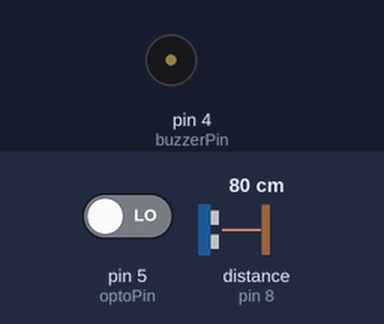
The sketch below on a simulated Arduino Uno, built with avr-gcc and run on an emulated ATmega328P. Shown: buzzer (waves = sounding). The test bench sets the inputs (shaded band); at power-on: pin 5 (optoPin) LOW, distance to the obstacle (sensor on pin 8) 80 cm. The echo pulse lasts 58.3 µs per cm.

Above: at 1.2 s.
1.3 s: pin 5 (optoPin) driven HIGH
At 2.1 s:
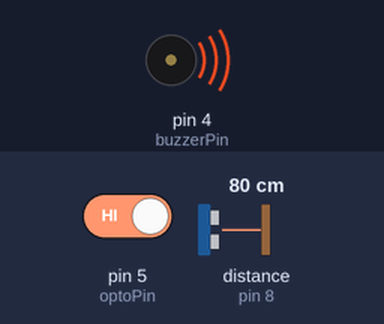
4.3 s: pin 5 (optoPin) driven LOW
At 4.6 s:
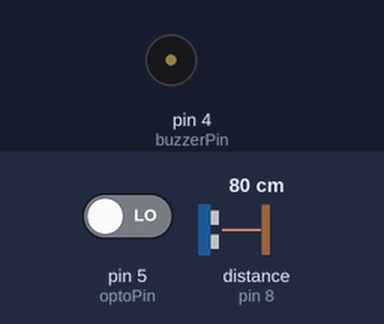
Timing chart, 0 to 7.3 s (numbered marks = the images above; inputs shaded):
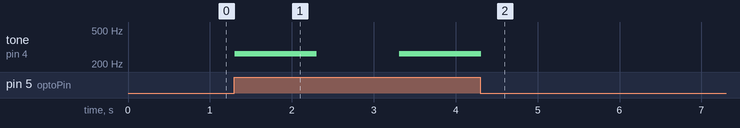

Measured:
- after the input at 1.3 s, tone on pin 4 (buzzerPin): silent → 262 Hz at once, → silent 1.0 s later, → 262 Hz 1.0 s later
- after the input at 4.3 s, tone on pin 4 (buzzerPin): goes on until 4.3 s, then stays silent

The sketch:

Ex_1-2_3_.ino
```cpp
int optoPin = 5;
int echoPin = 8;
int trigPin = 9;
int analogPin = A5;
int buzzerPin = 4;

bool runUSorAnalog = 0; //0 to run US, 1 to run Analog

float getUSDist()
{
  // Clears the trigPin condition
  digitalWrite(trigPin, LOW);
  delayMicroseconds(2);
  // Sets the trigPin HIGH (ACTIVE) for 10 microseconds
  digitalWrite(trigPin, HIGH);
  delayMicroseconds(10);
  digitalWrite(trigPin, LOW);
  // Reads the echoPin, returns the sound wave travel time in microseconds
  long duration = pulseIn(echoPin, HIGH);
  // Calculating the distance
  float distance = duration * 0.034 / 2; // Speed of sound wave divided by 2 (go and back)

  return distance;
}

float getAnalogDist()
{
  int val = analogRead(analogPin);
  float voltage = val*5.0/1023;
  //From the datasheet plot, find the formula that relates distance and voltage
  float distance = 28.966*pow(val, -1.118);

  return distance;
}

void soundBuzzer(float dist)
{
  if (dist < 0) //off the buzzer
  {
    noTone(buzzerPin);
  }
  else //sound the buzzer
  {
    int duration = 0; //determine the frequency
    if (dist > 40)
    {
      duration = 1000;
      tone(buzzerPin, 262, duration);
    }
    else if (dist > 20 && dist <= 40)
    {
      duration = 500;
      tone(buzzerPin, 262, duration);
    }
    else
    {
      duration = 0;
      tone(buzzerPin, 262); //continuously
    }

    delay(duration * 2); //2 times because it includs the "no sound" period
  }
}

void setup()
{
  //Setup ultrasound sensor
  pinMode(trigPin, OUTPUT); // Sets the trigPin as an OUTPUT
  pinMode(echoPin, INPUT); // Sets the echoPin as an INPUT
}

void loop()
{
  if (digitalRead(optoPin) == HIGH) //opto switch is blocked
  {
    float dist;
    if (runUSorAnalog == 0)
    {
      dist = getUSDist();
    }
    else
    {
      dist = getAnalogDist();
    }

    soundBuzzer(dist);
  }
  else //off buzzer when opto switch is not blocked
  {
    soundBuzzer(-1);
  }
}
```
